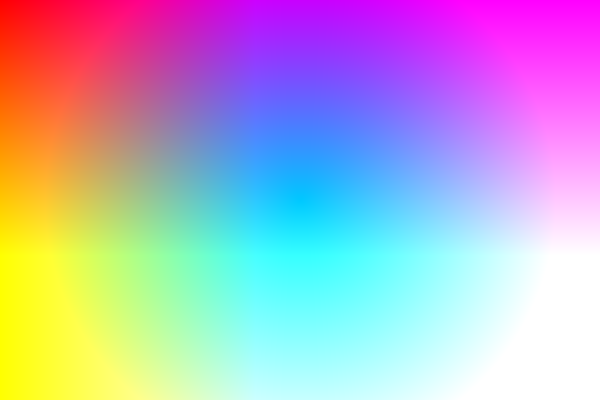
Frame 1 (no input)
Frame 60 (the mouse pressed at the canvas centre just before this capture): identical to frame 1, image omitted
Frame 120 (the mouse held since frame 60 and released just before this capture): identical to frame 1, image omitted

The Processing sketch that drew this single still picture (run headless with seeded random() and noise(); from frame 60 on, the mouse is pressed at the canvas centre):

// Processing sketch: imagearrayfunc
// ── imagearrayfunc.pde
void setup(){
  size(600,400);
}
void draw(){
  background(0);
  loadPixels();
  /*
  for(int i=0;i<pixels.length;i++){
  pixels[i]=color(random(255),random(255),random(255));
  //pixel formula=x+y*6
  float d=dist(x,y,width/2,height/2);
  pixels[x+y*width]=color((x+y),y/2,x/2);
   pixels[x+y*width]=color(d,y,x);
}*/ 
  for(int x=0;x<width;x++){
    for(int y=0;y<height;y++){
  //pixels[i]=color(random(255),random(255),random(255));
  //pixel formula=x+y*6
  float d=dist(x,y,width/2,height/2);
  pixels[x+y*width]=color((x+y),y/2,x/2);
   pixels[x+y*width]=color(d,y,x);
  //pixels[x+y*width]=color(d);

}
 updatePixels();
}}
